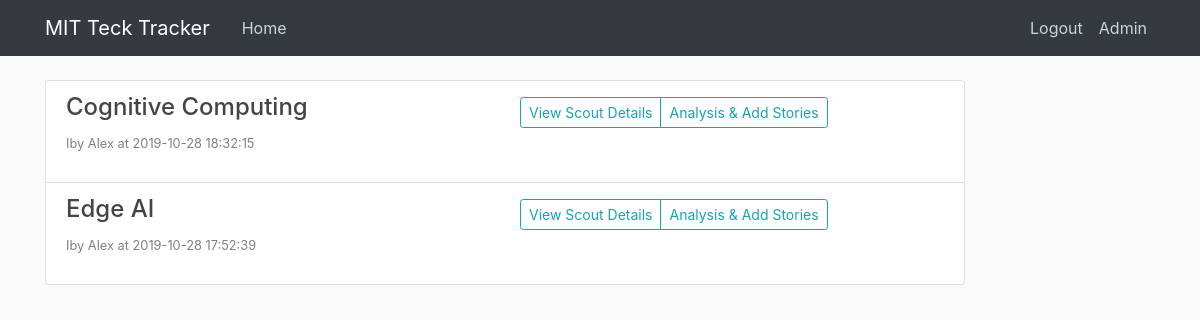
/task_board_a (signed in), run on an earlier commit of the app's database.
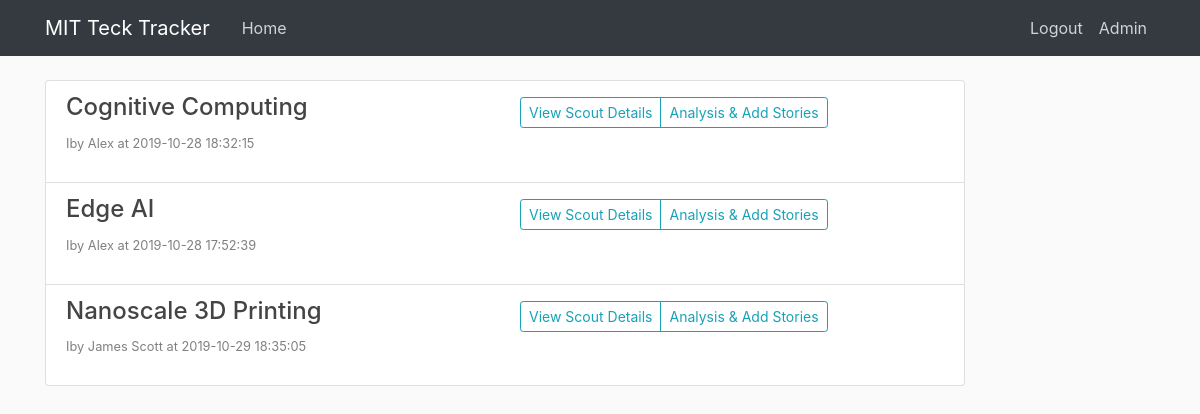
And on a later commit of the database.
### tables this page shows
CREATE TABLE tech_main_log (
  log_id integer PRIMARY KEY autoincrement, -- SERIAL PRIMARY KEY (Postgres)
  contributor integer NOT NULL,
  tech_name text NOT NULL,
  scout_time timestamp without time zone NOT NULL,
  description text NOT NULL,
  desc_source text,
  impact text NOT NULL,
  impa_source text,
  impa_sector text,
  asso_names text,
  emb_techs text,
  edited boolean,
  wiki_link text,
  category text,
  change_committed timestamp without time zone
);

### app.py (the view)
@app.route("/task_board_a", methods = ['GET', 'POST'])
def task_board_a():
    user = get_current_user()
    if not user:
        return redirect(url_for('login'))
    if user['can_analyse'] == 0:
        flash('No access to TechAnalytics. Please contact administrators', 'danger')
        return redirect(url_for('home'))
    db = get_db()
    task_cur = db.execute('''select
                                tml.log_id log_id,
                                tml.tech_name tech_name,
                                datetime(tml.scout_time,'unixepoch') scout_time,
                                u.username contributor_name
                            from tech_main_log tml, users u
                            where tml.tech_name in
                                (select distinct tech_name from tech_main_log)
                            and tml.contributor = u.user_id
                            group by tech_name
                            order by lower(tech_name) asc''')
    task_result = task_cur.fetchall()
    return render_template('task_board_a.html', title='Task Board', user= user, tasks = task_result)

### app.py (called while the page is built)
def get_current_user():
    user_result = None
    if 'user' in session:
        user_email = session['user']
        db = get_db()
        user_cur = db.execute('select user_id, email, password, can_scout, can_analyse, can_edit, admin from users where email = ?', [user_email])
        user_result = user_cur.fetchone()
    return user_result

### dbTest.py (called while the page is built)
def connect_db(RowMode=True):
    sql = sqlite3.connect(dbpath)
    if RowMode:
        sql.row_factory = sqlite3.Row
    else:
        sql.row_factory = lambda cursor, row: row[0]
    return sql

def get_db():
    if not hasattr(g, 'sqlite3_db'):
        g.sqlite_db = connect_db()
    return g.sqlite_db

### templates/task_board_a.html
{% extends "layout.html" %}
{% from "show_links.html" import show_links %}
{% block nav %}
{{ show_links(user) }}
{% endblock %}
{% block content %}
<div class="row">
        <div class="col-lg-12">
          <div class="list-group">
            {% if tasks %}
              {% for task in tasks %}
              <div class = "list-group-item">
                <div class = "row">
                  <div class = "col">
                    <h4 class="list-group-item-heading">{{ task['tech_name'] }} </h4>
                    <p><small><font color="grey">Iby {{ task['contributor_name'] }} at {{ task['scout_time'] }} </font></small></p>
                  </div>
                  <div class = "col">
                    <div class="btn-group btn-group-sm pull-right mt-1" role="group">
                      <a href="{{ url_for('view_scout', log_id=task['log_id']) }}" role="button"  class="btn btn-outline-info ">View Scout Details</a>
                      <a href="{{ url_for('tech_analytics', tech=task['tech_name']) }}" role="button"  class="btn btn-outline-info ">Analysis & Add Stories</a>
                    </div>
                  </div>
                </div>
              </div>
              {% endfor %}
            {% else %}
            <h5>We need new technology scouts!</h5>
            {% endif %}
          </div>
        </div>
      </div>
{% endblock %}

What changed in the data, as far as the page shows it:
added tech_main_log: tech_name "Nanoscale 3D Printing", contributor_name "James Scott", scout_time "2019-10-29 18:35:05"
